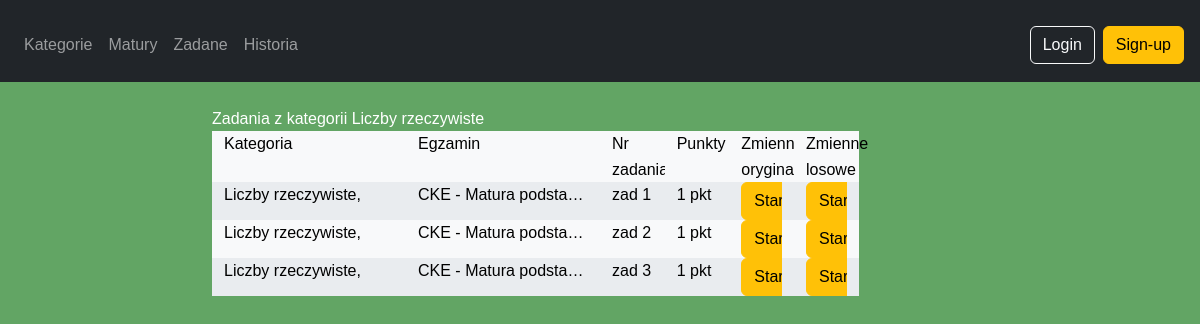
The page /matematyka/category/1/tasks/ on the database its author committed.
### matematyka/models.py (models this page shows, shortened)
class Category(models.Model):
    name = models.CharField(max_length=100, unique=True)

class Task(models.Model):
    content = models.TextField()
    points = models.IntegerField(null=True, blank=True)
    category = models.ManyToManyField(Category, related_name='tasks')
    task_group = models.ForeignKey(TaskGroup, on_delete=models.SET_NULL,blank=True,null=True, related_name='tasks')
    task_level = models.ForeignKey(TaskLevel, on_delete=models.SET_NULL,blank=True,null=True, related_name='tasks')
    exam_date = models.DateField(null=True, blank=True)
    source = models.ForeignKey(Source, on_delete=models.SET_NULL, null=True, blank=True, related_name='tasks')
    hint = models.TextField(null=True, blank=True)
    sub_number = models.CharField(max_length=10, null=True, blank=True)
    task_type = models.ForeignKey(TaskType, on_delete=models.SET_NULL, null=True, blank=True, related_name='tasks')

class Source(models.Model):
    name = models.CharField(max_length=100, unique=True)
    def __str__(self):
        return self.name

class TaskLevel(models.Model):
    exam_level = models.CharField(max_length=100, null=True, blank=True)
    school_level = models.CharField(max_length=100, null=True, blank=True)
    class_number = models.IntegerField(null=True, blank=True)
    class Meta:
        unique_together = (('exam_level', 'school_level', 'class_number'),)

### matematyka/views.py (the view)
# urls.py: path('category/<int:pk>/tasks/', views.CategoryTasksView.as_view(), name='category_tasks'),
class CategoryTasksView(generic.DetailView):
    model = Category
    template_name = 'matematyka/category_tasks.html'
    context_object_name = 'category'
    def get(self, request, *args, **kwargs):
        self.object = self.get_object()
        request.session['origin'] = {
            'type': 'category',
            'id': self.object.id
        }
        context = self.get_context_data(object=self.object)
        return self.render_to_response(context)
    def get_context_data(self, **kwargs):
        context = super().get_context_data(**kwargs)
        category_tasks = self.object.tasks.prefetch_related('category').all()
        issues = Issue.objects.filter(task__category=self.object)
        user = self.request.user if self.request.user.is_authenticated else None
        user_answers = UserAnswer.objects.filter(
            issue__in=issues,
            user=user
        ).select_related('issue', 'issue__task').prefetch_related('answer_options').distinct()
        assigned_tasks = AssignedTask.objects.filter(
            user=user, task__in=category_tasks
            ).prefetch_related(Prefetch(
                'task__issues__user_answers',
                 queryset=UserAnswer.objects.filter(
                     user = user,
                     ).select_related('issue__task', 'user').prefetch_related('answer_options')))
        assigned_by_task = {at.task_id: at for at in assigned_tasks}
        total_attempts_original = defaultdict(int)
        correct_attempts_original = defaultdict(int)
        total_attempts_random = defaultdict(int)
        correct_attempts_random = defaultdict(int)
        for ua in user_answers:
            answer_option = ua.answer_options.first()
            if answer_option:
                if ua.issue.variable_is_random:
                    total_attempts_random[ua.issue.task_id] += 1
                    if answer_option.is_correct:
                        correct_attempts_random[ua.issue.task_id] += 1
                else:
                    total_attempts_original[ua.issue.task_id] += 1
                    if answer_option.is_correct:
                        correct_attempts_original[ua.issue.task_id] += 1
        tasks = []
        for task in category_tasks:
            tasks.append({
                'task': task,
                'category': self.object,
                'total_attempts_original': total_attempts_original[task.id],
                'correct_attempts_original': correct_attempts_original[task.id],
                'total_attempts_random': total_attempts_random[task.id],
                'correct_attempts_random': correct_attempts_random[task.id],
            })
            assigned = assigned_by_task.get(task.id)
            if assigned:
                tasks[-1]['is_assigned'] = True
                is_completed = assigned.completion_date
                tasks[-1]['is_completed'] = is_completed
                tasks[-1]['deadline'] = assigned.deadline if not is_completed else None
                overdue = assigned.deadline < timezone.now() if assigned.deadline else False
                tasks[-1]['overdue'] = overdue
            else:
                tasks[-1]['is_assigned'] = False
                tasks[-1]['is_completed'] = False
                tasks[-1]['deadline'] = None
                tasks[-1]['overdue'] = False
        context['tasks'] = tasks
        context['view_type'] = 'category'
        return context

### matematyka/templates/matematyka/category_tasks.html (shortened to what this page needs)
{% extends 'base.html' %}
{% block content %}
{% block title %}
{% if view_type == 'category' %}
Zadania z kategorii {{ category.name }}
{% elif view_type == 'exam' %}
Zadania z egzaminu {{ exam_level }}, {{ exam_date }} ({{ source }} )
{% endif %}
{% endblock %}
<div class="container custom-grid text-black">
    <div class="row">
        <div class="col-lg-3">Kategoria</div>
        <div class="col-lg-3">Egzamin</div>
        <div class="col-lg-1">Nr zadania</div>
        <div class="col-lg-1">Punkty</div>
        <div class="col-lg-1">Zmienne oryginalne</div>
        <div class="col-lg-1">Zmienne losowe</div>
    </div>
    {% for task in tasks %}
    <div class="row">
        <div class="col-lg-3">
            <div class="list-group-item list-group-item-action short-content text-black">
                {% for cat in task.task.category.all %}
                {{ cat.name }},
                {% endfor %}
            </div>
        </div>
        <div class="col-lg-3">
            <div class="list-group-item list-group-item-action short-content text-black">
                {{ task.task.source }} - {{ task.task.task_level.exam_level }}, {{ task.task.exam_date }}
            </div>
        </div>
        <div class="col-lg-1">
            <div class="list-group-item list-group-item-action short-content text-black">
                zad {{ task.task.sub_number }}
            </div>
        </div>
        <div class="col-lg-1">
            <div class="list-group-item list-group-item-action short-content text-black">
                {{ task.task.points }} pkt
            </div>
        </div>
        <div class="col-lg-1">
            <div class="list-group-item list-group-item-action short-content text-black">
                <a href="{% url 'start_issue' task.task.id %}" class="btn btn-warning">
                    {% if user.is_authenticated %}
                    {{ task.total_attempts_original }} / {{ task.correct_attempts_original }}
                    {% else %}
                    Start
                    {% endif %}
                </a>
            </div>
        </div>
        <div class="col-lg-1">
            <div class="list-group-item list-group-item-action short-content text-black">
                <a href="{% url 'start_issue' task.task.id %}?random=true" class="btn btn-warning">
                    {% if user.is_authenticated %}
                    {{ task.total_attempts_random }} / {{ task.correct_attempts_random }}
                    {% else %}
                    Start
                    {% endif %}
                </a>
            </div>
        </div>
    </div>
    {% endfor %}
</div>
{% endblock %}

### matematyka/static/matematyka/css/style.css (style rules this page uses)
* { margin: 0; padding: 0; box-sizing: border-box; }
html, body { background-color: rgb(98, 165, 100); color: white; font-family: Arial, Helvetica, sans-serif; line-height: 1.6; }
a { color: white; text-decoration: none; }
.short-content { white-space: nowrap; overflow: hidden; text-overflow: ellipsis; }
.custom-grid .row:nth-child(odd)>[class^="col-"] { background-color: #f8f9fa; }
.custom-grid .row:nth-child(even)>[class^="col-"] { background-color: #e9ecef; }

### rows shown on the page
Category: name "Liczby rzeczywiste"
Task: task.source "CKE", task.task_level.exam_level "Matura podsta…", task.sub_number "1", task.points "1"
Task: task.source "CKE", task.task_level.exam_level "Matura podsta…", task.sub_number "2", task.points "1"
Task: task.source "CKE", task.task_level.exam_level "Matura podsta…", task.sub_number "3", task.points "1"
